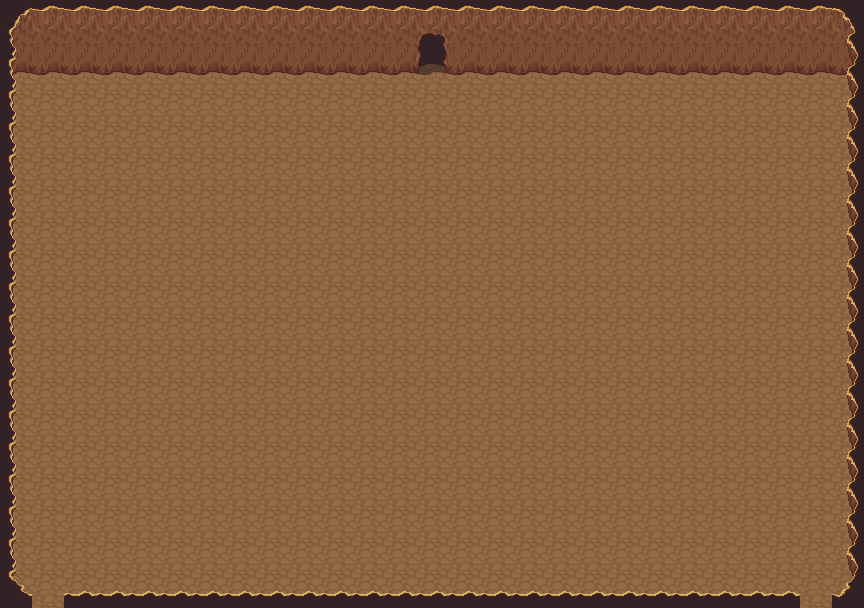

A level layout from a 2D game, rendered from its tile map. Below: a short description, then the map file with tile-grid data replaced by summaries:
An orthogonal 27x19 tile map with 32x32 px tiles, 3 tile layers (שכבת משבצות 1, שכבת משבצות 2, שכבת משבצות 3), 2 tilesets and 103 objects (47x back, exit_keyHouse, spawn2, spawn1, exit_to_compass2, ...).

<map version="1.0" tiledversion="1.0.2" orientation="orthogonal" renderorder="right-down" width="27" height="19" tilewidth="32" tileheight="32" nextobjectid="133">
 <tileset firstgid="1" name="base_out_atlas" tilewidth="32" tileheight="32" spacing="2" margin="1" tilecount="1024" columns="32">
  <image source="../general/LPC/base_out_atlas.png" width="1088" height="1088" />
 </tileset>
 <tileset firstgid="1025" name="terrain_atlas" tilewidth="32" tileheight="32" spacing="2" margin="1" tilecount="1024" columns="32">
  <image source="../general/LPC/terrain_atlas.png" width="1088" height="1088" />
 </tileset>
 <layer name="שכבת משבצות 1" width="27" height="19">
  <data>[513 cells, 513 non-empty, 2 distinct tile ids]</data>
 </layer>
 <layer name="שכבת משבצות 2" width="27" height="19">
  <data>[513 cells, 136 non-empty, 12 distinct tile ids]</data>
 </layer>
 <objectgroup name="collisions">
  <object id="3" x="787" y="482" width="57" height="25" />
  <object id="7" x="503" y="457" width="9" height="41" />
  <object id="9" x="456" y="418" width="9" height="48" />
  <object id="11" x="449" y="305" width="63" height="34" />
  <object id="12" x="735" y="324" width="9" height="101" />
  <object id="13" x="677" y="386" width="8" height="43" />
  <object id="14" x="705" y="461" width="49" height="13" />
  <object id="15" x="842" y="145" width="9" height="334" />
  <object id="17" x="743" y="409" width="56" height="16" />
  <object id="18" x="790" y="358" width="11" height="47" />
  <object id="19" x="772" y="132" width="71" height="10" />
  <object id="20" x="609" y="66" width="237" height="10" />
  <object id="22" x="640" y="132" width="11" height="62" />
  <object id="24" x="597" y="255" width="42" height="14" />
  <object id="25" x="545" y="256" width="7" height="47" />
  <object id="27" x="448" y="65" width="160" height="10" />
  <object id="28" x="428" y="116" width="116" height="10" />
  <object id="31" x="401.833" y="418" width="9" height="46" />
  <object id="32" x="351.833" y="304" width="62.3333" height="34" />
  <object id="33" x="18.5" y="479.5" width="64.3333" height="26" />
  <object id="34" x="347.5" y="458.167" width="9" height="40.3333" />
  <object id="36" x="176" y="384" width="8" height="46" />
  <object id="37" x="118.333" y="465.5" width="47.3333" height="13" />
  <object id="38" x="19.5" y="138" width="9" height="342" />
  <object id="39" x="118.167" y="329.5" width="9" height="99.6667" />
  <object id="40" x="65.5" y="412.667" width="53" height="16" />
  <object id="41" x="66.5" y="357.833" width="11" height="51" />
  <object id="43" x="17.6667" y="128.333" width="79.3333" height="10" />
  <object id="45" x="209.167" y="133.833" width="11" height="62.6667" />
  <object id="46" x="220.333" y="250.333" width="42" height="14" />
  <object id="48" x="18.5" y="64.3333" width="398" height="10" />
  <object id="49" x="310" y="116.333" width="116" height="10" />
  <object id="50" x="305.833" y="258.167" width="7" height="43.6667" />
  <object id="51" x="398" y="497" width="15" height="46" />
  <object id="52" x="455.5" y="498" width="15" height="46" />
  <object id="60" x="544.5" y="304" width="62" height="34" />
  <object id="62" x="645" y="304" width="57" height="34" />
  <object id="68" x="789.5" y="193.5" width="11" height="47" />
  <object id="76" x="842" y="77" width="5" height="52" />
  <object id="79" x="254.333" y="303" width="62" height="34" />
  <object id="80" x="162.167" y="302.333" width="57" height="34" />
  <object id="81" x="66.5" y="203.833" width="11" height="47" />
  <object id="83" x="8" y="494" width="6" height="89" />
  <object id="106" x="843" y="498.5" width="6" height="96" />
  <object id="107" x="64" y="594" width="736" height="17" />
  <object id="108" x="3" y="594" width="27" height="12" />
  <object id="110" x="5" y="584" width="16" height="8" />
  <object id="112" x="831" y="595" width="28" height="14" />
  <object id="118" x="272" y="480" width="29" height="7" />
  <object id="119" x="566.5" y="480.5" width="29" height="7" />
 </objectgroup>
 <objectgroup name="events">
  <object id="54" name="back" x="734" y="556" width="23" height="22">
   <ellipse />
  </object>
  <object id="55" name="back" x="566.5" y="556" width="23" height="22">
   <ellipse />
  </object>
  <object id="56" name="back" x="420.5" y="557" width="23" height="22">
   <ellipse />
  </object>
  <object id="57" name="back" x="517.5" y="433" width="23" height="22">
   <ellipse />
  </object>
  <object id="58" name="back" x="579.5" y="417" width="23" height="22">
   <ellipse />
  </object>
  <object id="59" name="back" x="423.5" y="344" width="17" height="17">
   <ellipse />
  </object>
  <object id="61" name="back" x="513.5" y="244" width="23" height="22">
   <ellipse />
  </object>
  <object id="63" name="back" x="613.5" y="314" width="27" height="14">
   <ellipse />
  </object>
  <object id="64" name="back" x="706.5" y="286" width="23" height="22">
   <ellipse />
  </object>
  <object id="65" name="back" x="631.5" y="397" width="23" height="22">
   <ellipse />
  </object>
  <object id="66" name="back" x="630.5" y="456" width="23" height="22">
   <ellipse />
  </object>
  <object id="67" name="back" x="801.5" y="474" width="23" height="15">
   <ellipse />
  </object>
  <object id="69" name="back" x="754.5" y="218" width="23" height="22">
   <ellipse />
  </object>
  <object id="70" name="back" x="755.5" y="383" width="23" height="22">
   <ellipse />
  </object>
  <object id="72" name="back" x="657.5" y="74" width="23" height="15">
   <ellipse />
  </object>
  <object id="73" name="back" x="742.5" y="73" width="23" height="22">
   <ellipse />
  </object>
  <object id="74" name="back" x="810.5" y="88" width="23" height="32">
   <ellipse />
  </object>
  <object id="78" name="back" x="611.5" y="168" width="23" height="22">
   <ellipse />
  </object>
  <object id="86" name="back" x="222.5" y="172" width="23" height="22">
   <ellipse />
  </object>
  <object id="87" name="back" x="320.5" y="246" width="23" height="22">
   <ellipse />
  </object>
  <object id="88" name="back" x="318.5" y="437" width="23" height="22">
   <ellipse />
  </object>
  <object id="89" name="back" x="260.5" y="417" width="23" height="22">
   <ellipse />
  </object>
  <object id="90" name="back" x="203.5" y="395" width="23" height="22">
   <ellipse />
  </object>
  <object id="91" name="back" x="201.5" y="460" width="23" height="22">
   <ellipse />
  </object>
  <object id="92" name="back" x="33.5" y="473.5" width="23" height="11">
   <ellipse />
  </object>
  <object id="93" name="back" x="88.5" y="387" width="23" height="22">
   <ellipse />
  </object>
  <object id="94" name="back" x="130.5" y="291" width="23" height="22">
   <ellipse />
  </object>
  <object id="95" name="back" x="223.5" y="314" width="27" height="14">
   <ellipse />
  </object>
  <object id="96" name="back" x="86.5" y="216" width="23" height="22">
   <ellipse />
  </object>
  <object id="97" name="back" x="18.5" y="83" width="23" height="30">
   <ellipse />
  </object>
  <object id="98" name="back" x="101.5" y="72" width="23" height="22">
   <ellipse />
  </object>
  <object id="99" name="back" x="191.5" y="71.5" width="23" height="15">
   <ellipse />
  </object>
  <object id="100" name="back" x="345.5" y="172" width="23" height="22">
   <ellipse />
  </object>
  <object id="101" name="back" x="491.5" y="172" width="23" height="22">
   <ellipse />
  </object>
  <object id="102" name="back" x="421.5" y="248" width="23" height="22">
   <ellipse />
  </object>
  <object id="103" name="back" x="416.5" y="133" width="23" height="22">
   <ellipse />
  </object>
  </objectgroup>
 <objectgroup name="characters" />
 <layer name="שכבת משבצות 3" width="27" height="19">
  <data>[513 cells, 2 non-empty, 2 distinct tile ids]</data>
 </layer>
</map>
<!-- 17 of 103 objects omitted -->